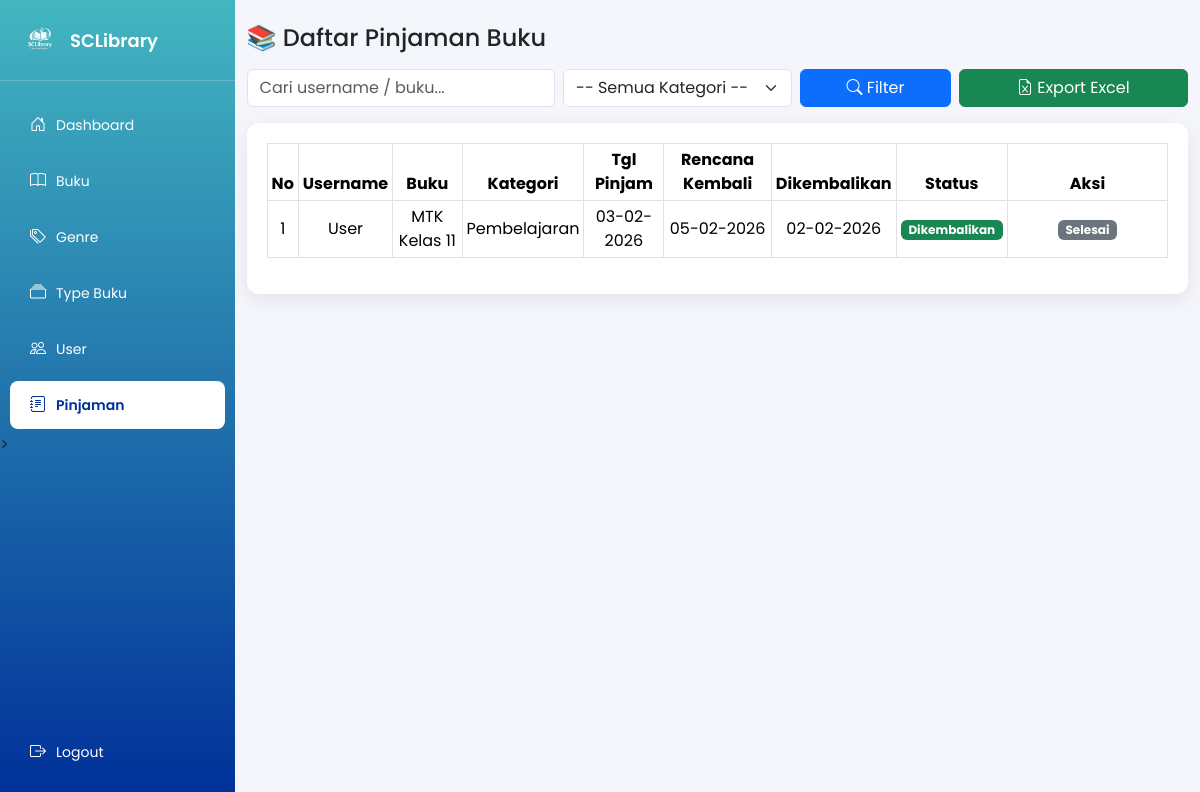
/admin/pinjaman.php (signed in), run on the app's committed database.
### tables this page shows
CREATE TABLE `pinjam` (
  `id_pinjam` int(11) NOT NULL,
  `id_buku` int(11) NOT NULL,
  `username` varchar(100) NOT NULL,
  `tgl_pinjam` date NOT NULL,
  `tgl_kembali` date DEFAULT NULL,
  `tgl_dikembalikan` date DEFAULT NULL,
  `status` enum('diproses','dipinjam','dikembalikan') DEFAULT 'diproses'
);

CREATE TABLE `buku` (
  `id_buku` int(11) NOT NULL,
  `nama_buku` varchar(200) NOT NULL,
  `penulis` varchar(150) NOT NULL,
  `id_type` int(11) NOT NULL,
  `penjelasan` text DEFAULT NULL,
  `img` varchar(255) DEFAULT NULL,
  `stok` int(200) NOT NULL
);

CREATE TABLE `type_buku` (
  `id_type` int(11) NOT NULL,
  `nama_type` varchar(100) NOT NULL,
  `penjelasan` text NOT NULL
);

### admin/pinjaman.php (the view, shortened to what this page needs)
<?php
require_once __DIR__ . '/../config/config.php';
$limit = 5;
$page  = isset($_GET['page']) ? (int)$_GET['page'] : 1;
$page  = ($page < 1) ? 1 : $page;
$start = ($page - 1) * $limit;
$keyword = $_GET['search'] ?? '';
$type    = $_GET['type'] ?? '';
$like    = "%$keyword%";
$sql = "
    SELECT
        p.id_pinjam,
        p.username,
        b.nama_buku,
        t.nama_type AS kategori,
        p.tgl_pinjam,
        p.tgl_kembali,
        p.tgl_dikembalikan,
        p.status
    FROM pinjam p
    JOIN buku b ON p.id_buku = b.id_buku
    JOIN type_buku t ON b.id_type = t.id_type
    WHERE (p.username LIKE ? OR b.nama_buku LIKE ?)
";
$sql .= " ORDER BY p.id_pinjam DESC LIMIT ?, ?";
$stmt = $conn->prepare($sql);
if (!empty($type)) {
    $stmt->bind_param("ssiii", $like, $like, $type, $start, $limit);
} else {
    $stmt->bind_param("ssii", $like, $like, $start, $limit);
}
$stmt->execute();
$result = $stmt->get_result();
?>
<!DOCTYPE html>
<html lang="id">
<head>
<link href="https://cdn.jsdelivr.net/npm/bootstrap@5.3.3/dist/css/bootstrap.min.css" rel="stylesheet">
<link href="https://cdn.jsdelivr.net/npm/bootstrap-icons/font/bootstrap-icons.css" rel="stylesheet">
</head>
<body>
<div class="dashboard-container">
<?php include __DIR__ . "/navbar.php"; ?>
<main>
<div class="container mt-4">
<h4 class="mb-3">📚 Daftar Pinjaman Buku</h4>
<form method="GET" class="row g-2 mb-3 align-items-end">
    <div class="col-md-4">
        <input type="text" name="search" class="form-control"
               placeholder="Cari username / buku..."
               value="<?= htmlspecialchars($keyword) ?>">
    </div>
    <div class="col-md-3">
        <select name="type" class="form-select">
            <option value="">-- Semua Kategori --</option>
        </select>
    </div>
    <div class="col-md-2">
        <button class="btn btn-primary w-100">
            <i class="bi bi-search"></i> Filter
        </button>
    </div>
    <div class="col-md-3">
        <button type="button" class="btn btn-success w-100" data-bs-toggle="modal" data-bs-target="#exportModal">
            <i class="bi bi-file-earmark-excel"></i> Export Excel
        </button>
    </div>
</form>
<div class="table-wrapper">
<table class="table table-bordered table-sm">
<thead>
<tr>
    <th>No</th>
    <th>Username</th>
    <th>Buku</th>
    <th>Kategori</th>
    <th>Tgl Pinjam</th>
    <th>Rencana Kembali</th>
    <th>Dikembalikan</th>
    <th>Status</th>
    <th width="160">Aksi</th>
</tr>
</thead>
<tbody>
<?php if($result->num_rows > 0):
$no = $start + 1;
while($row = $result->fetch_assoc()): ?>
<tr>
    <td><?= $no++ ?></td>
    <td><?= htmlspecialchars($row['username']) ?></td>
    <td><?= htmlspecialchars($row['nama_buku']) ?></td>
    <td><?= htmlspecialchars($row['kategori']) ?></td>
    <td><?= date('d-m-Y', strtotime($row['tgl_pinjam'])) ?></td>
    <td><?= date('d-m-Y', strtotime($row['tgl_kembali'])) ?></td>
    <td>
        <?= $row['tgl_dikembalikan']
            ? date('d-m-Y', strtotime($row['tgl_dikembalikan']))
            : '<span class="badge bg-warning">Belum</span>' ?>
    </td>
    <td>
        <?php
        if($row['status']=='diproses'){
            echo '<span class="badge bg-warning">Diproses</span>';
        }elseif($row['status']=='dipinjam'){
            echo '<span class="badge bg-primary">Dipinjam</span>';
        }else{
            echo '<span class="badge bg-success">Dikembalikan</span>';
        }
        ?>
    </td>
    <td>
        <?php if($row['status']=='diproses'): ?>
            <a href="aksi_pinjam.php?id=<?= $row['id_pinjam'] ?>" class="btn btn-success btn-sm">Setujui</a>
        <?php elseif($row['status']=='dipinjam'): ?>
            <a href="aksi_kembali.php?id=<?= $row['id_pinjam'] ?>" class="btn btn-warning btn-sm">Kembalikan</a>
        <?php else: ?>
            <span class="badge bg-secondary">Selesai</span>
        <?php endif; ?>
    </td>
</tr>
<?php endwhile; else: ?>
<tr>
<td colspan="9" class="text-muted">Belum ada data pinjaman</td>
</tr>
<?php endif; ?>
</tbody>
</table>
</div>
</main>
</div>
</body>
</html>

### admin/pinjaman.php (style rules this page uses)
body { font-family:'Poppins',sans-serif; background:#f4f6fb; }
.table-wrapper { background:#fff; padding:20px; border-radius:12px; box-shadow:0 6px 20px rgba(0,0,0,.08); }
table th { background:#e5e7eb; text-align:center; }
table td { vertical-align:middle; text-align:center; }
.dashboard-container { display:flex; }

### admin/navbar.php (style rules this page uses)
body { background:#f4f6fb; }

### data on the page
pinjam: username "User", id_buku.nama_buku "MTK Kelas 11", type_buku.nama_type "Pembelajaran", tgl_pinjam "03-02-2026", tgl_kembali "05-02-2026", tgl_dikembalikan "02-02-2026", status "Dikembalikan"
